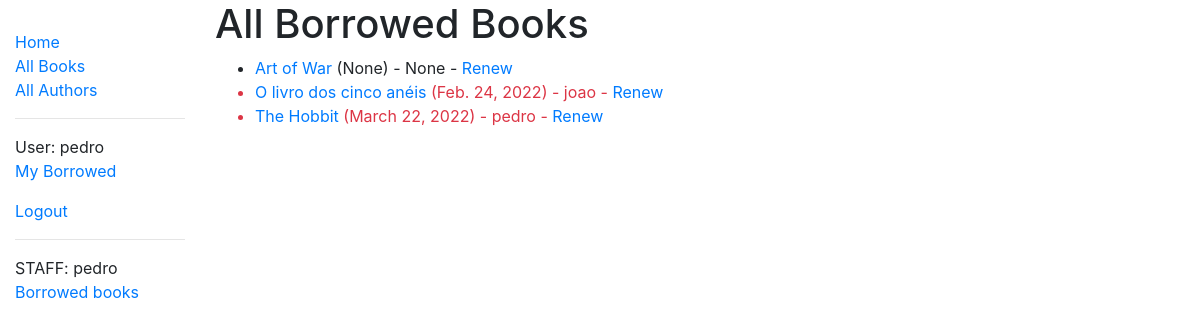
/catalog/borrowed/ (signed in), run on an earlier commit of the app's database.
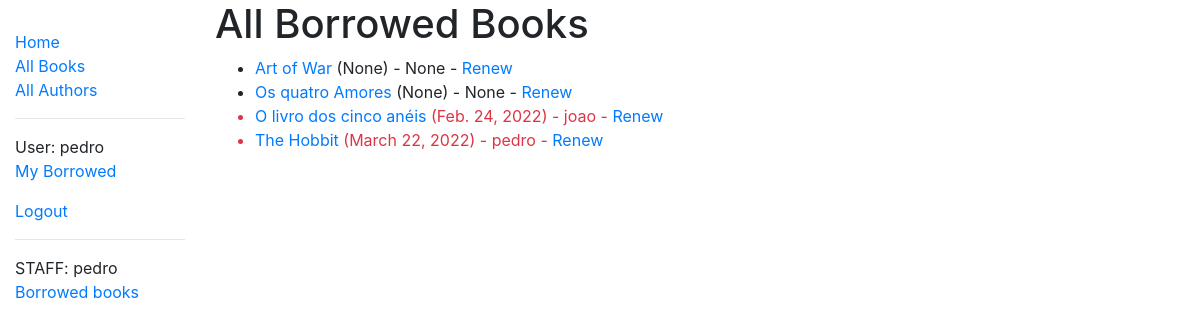
And on a later commit of the database.
### catalog/models.py (models this page shows, shortened)
class BookInstance(models.Model):
    id = models.UUIDField(primary_key=True, default=uuid.uuid4, help_text='Unique ID for this particular book across whole library') # noqa
    book = models.ForeignKey('Book', on_delete=models.SET_NULL, null=True)
    imprint = models.CharField(max_length=80)
    due_back = models.DateField(null=True, blank=True)
    borrower = models.ForeignKey(User, on_delete=models.SET_NULL, null=True, blank=True) # noqa
    LOAN_STATUS = (
        ('m', 'Maintenance'),
        ('o', 'On loan'),
        ('a', 'Available'),
        ('r', 'Reserved'),
    )
    status = models.CharField(
        max_length=1,
        choices=LOAN_STATUS,
        blank=True,
        default='m',
        help_text='Book availability',
    )
    class Meta:
        ordering = ['due_back']
        permissions = (("can_make_returned", "Set book as returned"),)
    @property
    def is_overdue(self):
        if self.due_back and date.today() > self.due_back:
            return True
        return False

class Book(models.Model):
    title = models.CharField(max_length=200)
    author = models.ForeignKey('Author', on_delete=models.SET_NULL, null=True)
    summary = models.TextField(max_length=1000, help_text='Enter a brief description of the book') # noqa
    isbn = models.CharField('ISBN', max_length=13, help_text='13 Character <a href="https://www.isbn-international.org/content/what-isbn">ISBN number</a>') # noqa
    genre = models.ManyToManyField(Genre, help_text='Select a genre for this book') # noqa

### catalog/views.py (the view)
# urls.py: path(r'borrowed/', views.LoanedAllBooksListView.as_view(), name='all-borrowed'), # noqa:
class LoanedAllBooksListView(PermissionRequiredMixin, generic.ListView):
    model = BookInstance
    permission_required = 'catalog.can_mark_returned'
    template_name = 'catalog/bookinstance_list_borrowed_all.html'
    paginate_by = 5
    def get_queryset(self):
        return BookInstance.objects.filter(status__exact='o').order_by('due_back') # noqa:

### templates/catalog/bookinstance_list_borrowed_all.html
{% extends 'base.html' %}
{% block content %}
    <h1>All Borrowed Books</h1>
    {% if bookinstance_list %}
    <ul>
      {% for bookinst in bookinstance_list %}
      <li class="{% if bookinst.is_overdue %}text-danger{% endif %}">
        <a href="{% url 'book-detail' bookinst.book.pk %}">{{bookinst.book.title}}</a> ({{ bookinst.due_back }}) {% if user.is_staff %}- {{ bookinst.borrower }}{% endif %} {% if perms.catalog.can_mark_returned %}- <a href="{% url 'renew-book-librarian' bookinst.id %}">Renew</a>  {% endif %}
      </li>
      {% endfor %}
    </ul>
    {% else %}
      <p>There are no books borrowed.</p>
    {% endif %}
{% endblock %}

What changed in the data, as far as the page shows it:
added BookInstance: book "Os quatro Amores", due_back "None", borrower "None"
